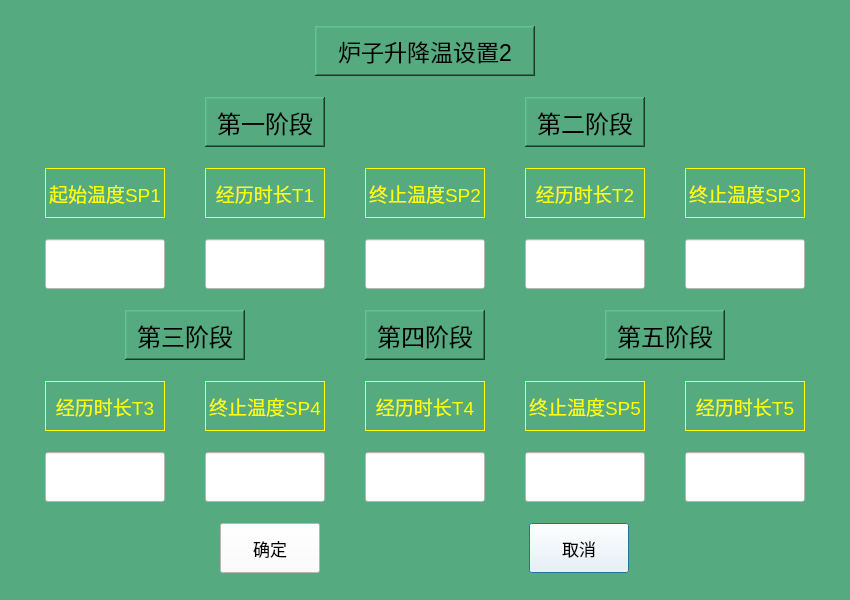
<?xml version="1.0" encoding="UTF-8"?>
<ui version="4.0">
 <class>Stove2_Temperature_Set</class>
 <widget class="QDialog" name="Stove2_Temperature_Set">
  <property name="geometry">
   <rect>
    <x>0</x>
    <y>0</y>
    <width>850</width>
    <height>600</height>
   </rect>
  </property>
  <property name="maximumSize">
   <size>
    <width>850</width>
    <height>600</height>
   </size>
  </property>
  <property name="windowTitle">
   <string>Dialog</string>
  </property>
  <property name="styleSheet">
   <string notr="true">background-color: rgb(85, 170, 127);</string>
  </property>
  <layout class="QVBoxLayout" name="verticalLayout">
   <item>
    <layout class="QHBoxLayout" name="horizontalLayout_7">
     <item>
      <spacer name="horizontalSpacer">
       <property name="orientation">
        <enum>Qt::Horizontal</enum>
       </property>
       <property name="sizeType">
        <enum>QSizePolicy::Fixed</enum>
       </property>
       <property name="sizeHint" stdset="0">
        <size>
         <width>40</width>
         <height>50</height>
        </size>
       </property>
      </spacer>
     </item>
     <item>
      <widget class="QLabel" name="label_17">
       <property name="maximumSize">
        <size>
         <width>220</width>
         <height>50</height>
        </size>
       </property>
       <property name="font">
        <font>
         <pointsize>17</pointsize>
        </font>
       </property>
       <property name="frameShape">
        <enum>QFrame::WinPanel</enum>
       </property>
       <property name="frameShadow">
        <enum>QFrame::Raised</enum>
       </property>
       <property name="text">
        <string>炉子升降温设置2</string>
       </property>
       <property name="alignment">
        <set>Qt::AlignCenter</set>
       </property>
      </widget>
     </item>
     <item>
      <spacer name="horizontalSpacer_2">
       <property name="orientation">
        <enum>Qt::Horizontal</enum>
       </property>
       <property name="sizeType">
        <enum>QSizePolicy::Fixed</enum>
       </property>
       <property name="sizeHint" stdset="0">
        <size>
         <width>40</width>
         <height>50</height>
        </size>
       </property>
      </spacer>
     </item>
    </layout>
   </item>
   <item>
    <layout class="QHBoxLayout" name="horizontalLayout_6">
     <item>
      <widget class="QLabel" name="label">
       <property name="maximumSize">
        <size>
         <width>120</width>
         <height>50</height>
        </size>
       </property>
       <property name="font">
        <font>
         <pointsize>18</pointsize>
        </font>
       </property>
       <property name="frameShape">
        <enum>QFrame::WinPanel</enum>
       </property>
       <property name="frameShadow">
        <enum>QFrame::Raised</enum>
       </property>
       <property name="text">
        <string>第一阶段</string>
       </property>
       <property name="alignment">
        <set>Qt::AlignCenter</set>
       </property>
      </widget>
     </item>
     <item>
      <widget class="QLabel" name="label_5">
       <property name="maximumSize">
        <size>
         <width>120</width>
         <height>50</height>
        </size>
       </property>
       <property name="font">
        <font>
         <pointsize>18</pointsize>
        </font>
       </property>
       <property name="frameShape">
        <enum>QFrame::WinPanel</enum>
       </property>
       <property name="frameShadow">
        <enum>QFrame::Raised</enum>
       </property>
       <property name="text">
        <string>第二阶段</string>
       </property>
       <property name="alignment">
        <set>Qt::AlignCenter</set>
       </property>
      </widget>
     </item>
    </layout>
   </item>
   <item>
    <layout class="QHBoxLayout" name="horizontalLayout_5">
     <item>
      <widget class="QLabel" name="label_2">
       <property name="maximumSize">
        <size>
         <width>120</width>
         <height>50</height>
        </size>
       </property>
       <property name="font">
        <font>
         <pointsize>14</pointsize>
        </font>
       </property>
       <property name="styleSheet">
        <string notr="true">color: rgb(255, 255, 0);</string>
       </property>
       <property name="frameShape">
        <enum>QFrame::Box</enum>
       </property>
       <property name="frameShadow">
        <enum>QFrame::Plain</enum>
       </property>
       <property name="text">
        <string>起始温度SP1</string>
       </property>
       <property name="alignment">
        <set>Qt::AlignCenter</set>
       </property>
      </widget>
     </item>
     <item>
      <widget class="QLabel" name="label_3">
       <property name="maximumSize">
        <size>
         <width>120</width>
         <height>50</height>
        </size>
       </property>
       <property name="font">
        <font>
         <pointsize>14</pointsize>
        </font>
       </property>
       <property name="styleSheet">
        <string notr="true">color: rgb(255, 255, 0);</string>
       </property>
       <property name="frameShape">
        <enum>QFrame::Box</enum>
       </property>
       <property name="frameShadow">
        <enum>QFrame::Plain</enum>
       </property>
       <property name="text">
        <string>经历时长T1</string>
       </property>
       <property name="alignment">
        <set>Qt::AlignCenter</set>
       </property>
      </widget>
     </item>
     <item>
      <widget class="QLabel" name="label_4">
       <property name="maximumSize">
        <size>
         <width>120</width>
         <height>50</height>
        </size>
       </property>
       <property name="font">
        <font>
         <pointsize>14</pointsize>
        </font>
       </property>
       <property name="styleSheet">
        <string notr="true">color: rgb(255, 255, 0);</string>
       </property>
       <property name="frameShape">
        <enum>QFrame::Box</enum>
       </property>
       <property name="frameShadow">
        <enum>QFrame::Plain</enum>
       </property>
       <property name="text">
        <string>终止温度SP2</string>
       </property>
       <property name="alignment">
        <set>Qt::AlignCenter</set>
       </property>
      </widget>
     </item>
     <item>
      <widget class="QLabel" name="label_6">
       <property name="maximumSize">
        <size>
         <width>120</width>
         <height>50</height>
        </size>
       </property>
       <property name="font">
        <font>
         <pointsize>14</pointsize>
        </font>
       </property>
       <property name="styleSheet">
        <string notr="true">color: rgb(255, 255, 0);</string>
       </property>
       <property name="frameShape">
        <enum>QFrame::Box</enum>
       </property>
       <property name="frameShadow">
        <enum>QFrame::Plain</enum>
       </property>
       <property name="text">
        <string>经历时长T2</string>
       </property>
       <property name="alignment">
        <set>Qt::AlignCenter</set>
       </property>
      </widget>
     </item>
     <item>
      <widget class="QLabel" name="label_7">
       <property name="maximumSize">
        <size>
         <width>120</width>
         <height>50</height>
        </size>
       </property>
       <property name="font">
        <font>
         <pointsize>14</pointsize>
        </font>
       </property>
       <property name="styleSheet">
        <string notr="true">color: rgb(255, 255, 0);</string>
       </property>
       <property name="frameShape">
        <enum>QFrame::Box</enum>
       </property>
       <property name="frameShadow">
        <enum>QFrame::Plain</enum>
       </property>
       <property name="text">
        <string>终止温度SP3</string>
       </property>
       <property name="alignment">
        <set>Qt::AlignCenter</set>
       </property>
      </widget>
     </item>
    </layout>
   </item>
   <item>
    <layout class="QHBoxLayout" name="horizontalLayout_4">
     <item>
      <widget class="QLineEdit" name="input_Start_Temperature">
       <property name="maximumSize">
        <size>
         <width>120</width>
         <height>50</height>
        </size>
       </property>
       <property name="font">
        <font>
         <pointsize>14</pointsize>
        </font>
       </property>
       <property name="styleSheet">
        <string notr="true">background-color: rgb(255, 255, 255);</string>
       </property>
       <property name="alignment">
        <set>Qt::AlignCenter</set>
       </property>
      </widget>
     </item>
     <item>
      <widget class="QLineEdit" name="input_Time1">
       <property name="maximumSize">
        <size>
         <width>120</width>
         <height>50</height>
        </size>
       </property>
       <property name="font">
        <font>
         <pointsize>14</pointsize>
        </font>
       </property>
       <property name="styleSheet">
        <string notr="true">background-color: rgb(255, 255, 255);</string>
       </property>
       <property name="alignment">
        <set>Qt::AlignCenter</set>
       </property>
      </widget>
     </item>
     <item>
      <widget class="QLineEdit" name="input_Terminal_Temperature1">
       <property name="maximumSize">
        <size>
         <width>120</width>
         <height>50</height>
        </size>
       </property>
       <property name="font">
        <font>
         <pointsize>14</pointsize>
        </font>
       </property>
       <property name="styleSheet">
        <string notr="true">background-color: rgb(255, 255, 255);</string>
       </property>
       <property name="alignment">
        <set>Qt::AlignCenter</set>
       </property>
      </widget>
     </item>
     <item>
      <widget class="QLineEdit" name="input_Time2">
       <property name="maximumSize">
        <size>
         <width>120</width>
         <height>50</height>
        </size>
       </property>
       <property name="font">
        <font>
         <pointsize>14</pointsize>
        </font>
       </property>
       <property name="styleSheet">
        <string notr="true">background-color: rgb(255, 255, 255);</string>
       </property>
       <property name="alignment">
        <set>Qt::AlignCenter</set>
       </property>
      </widget>
     </item>
     <item>
      <widget class="QLineEdit" name="input_Terminal_Temperature2">
       <property name="maximumSize">
        <size>
         <width>120</width>
         <height>50</height>
        </size>
       </property>
       <property name="font">
        <font>
         <pointsize>14</pointsize>
        </font>
       </property>
       <property name="styleSheet">
        <string notr="true">background-color: rgb(255, 255, 255);</string>
       </property>
       <property name="alignment">
        <set>Qt::AlignCenter</set>
       </property>
      </widget>
     </item>
    </layout>
   </item>
   <item>
    <layout class="QHBoxLayout" name="horizontalLayout">
     <item>
      <widget class="QLabel" name="label_8">
       <property name="maximumSize">
        <size>
         <width>120</width>
         <height>50</height>
        </size>
       </property>
       <property name="font">
        <font>
         <pointsize>18</pointsize>
        </font>
       </property>
       <property name="frameShape">
        <enum>QFrame::WinPanel</enum>
       </property>
       <property name="frameShadow">
        <enum>QFrame::Raised</enum>
       </property>
       <property name="text">
        <string>第三阶段</string>
       </property>
       <property name="alignment">
        <set>Qt::AlignCenter</set>
       </property>
      </widget>
     </item>
     <item>
      <widget class="QLabel" name="label_11">
       <property name="maximumSize">
        <size>
         <width>120</width>
         <height>50</height>
        </size>
       </property>
       <property name="font">
        <font>
         <pointsize>18</pointsize>
        </font>
       </property>
       <property name="frameShape">
        <enum>QFrame::WinPanel</enum>
       </property>
       <property name="frameShadow">
        <enum>QFrame::Raised</enum>
       </property>
       <property name="text">
        <string>第四阶段</string>
       </property>
       <property name="alignment">
        <set>Qt::AlignCenter</set>
       </property>
      </widget>
     </item>
     <item>
      <widget class="QLabel" name="label_14">
       <property name="maximumSize">
        <size>
         <width>120</width>
         <height>50</height>
        </size>
       </property>
       <property name="font">
        <font>
         <pointsize>18</pointsize>
        </font>
       </property>
       <property name="frameShape">
        <enum>QFrame::WinPanel</enum>
       </property>
       <property name="frameShadow">
        <enum>QFrame::Raised</enum>
       </property>
       <property name="text">
        <string>第五阶段</string>
       </property>
       <property name="alignment">
        <set>Qt::AlignCenter</set>
       </property>
      </widget>
     </item>
    </layout>
   </item>
   <item>
    <layout class="QHBoxLayout" name="horizontalLayout_2">
     <item>
      <widget class="QLabel" name="label_9">
       <property name="maximumSize">
        <size>
         <width>120</width>
         <height>50</height>
        </size>
       </property>
       <property name="font">
        <font>
         <pointsize>14</pointsize>
        </font>
       </property>
       <property name="styleSheet">
        <string notr="true">color: rgb(255, 255, 0);</string>
       </property>
       <property name="frameShape">
        <enum>QFrame::Box</enum>
       </property>
       <property name="frameShadow">
        <enum>QFrame::Plain</enum>
       </property>
       <property name="text">
        <string>经历时长T3</string>
       </property>
       <property name="alignment">
        <set>Qt::AlignCenter</set>
       </property>
      </widget>
     </item>
     <item>
      <widget class="QLabel" name="label_10">
       <property name="maximumSize">
        <size>
         <width>120</width>
         <height>50</height>
        </size>
       </property>
       <property name="font">
        <font>
         <pointsize>14</pointsize>
        </font>
       </property>
       <property name="styleSheet">
        <string notr="true">color: rgb(255, 255, 0);</string>
       </property>
       <property name="frameShape">
        <enum>QFrame::Box</enum>
       </property>
       <property name="frameShadow">
        <enum>QFrame::Plain</enum>
       </property>
       <property name="text">
        <string>终止温度SP4</string>
       </property>
       <property name="alignment">
        <set>Qt::AlignCenter</set>
       </property>
      </widget>
     </item>
     <item>
      <widget class="QLabel" name="label_12">
       <property name="maximumSize">
        <size>
         <width>120</width>
         <height>50</height>
        </size>
       </property>
       <property name="font">
        <font>
         <pointsize>14</pointsize>
        </font>
       </property>
       <property name="styleSheet">
        <string notr="true">color: rgb(255, 255, 0);</string>
       </property>
       <property name="frameShape">
        <enum>QFrame::Box</enum>
       </property>
       <property name="frameShadow">
        <enum>QFrame::Plain</enum>
       </property>
       <property name="text">
        <string>经历时长T4</string>
       </property>
       <property name="alignment">
        <set>Qt::AlignCenter</set>
       </property>
      </widget>
     </item>
     <item>
      <widget class="QLabel" name="label_13">
       <property name="maximumSize">
        <size>
         <width>120</width>
         <height>50</height>
        </size>
       </property>
       <property name="font">
        <font>
         <pointsize>14</pointsize>
        </font>
       </property>
       <property name="styleSheet">
        <string notr="true">color: rgb(255, 255, 0);</string>
       </property>
       <property name="frameShape">
        <enum>QFrame::Box</enum>
       </property>
       <property name="frameShadow">
        <enum>QFrame::Plain</enum>
       </property>
       <property name="text">
        <string>终止温度SP5</string>
       </property>
       <property name="alignment">
        <set>Qt::AlignCenter</set>
       </property>
      </widget>
     </item>
     <item>
      <widget class="QLabel" name="label_15">
       <property name="maximumSize">
        <size>
         <width>120</width>
         <height>50</height>
        </size>
       </property>
       <property name="font">
        <font>
         <pointsize>14</pointsize>
        </font>
       </property>
       <property name="styleSheet">
        <string notr="true">color: rgb(255, 255, 0);</string>
       </property>
       <property name="frameShape">
        <enum>QFrame::Box</enum>
       </property>
       <property name="frameShadow">
        <enum>QFrame::Plain</enum>
       </property>
       <property name="text">
        <string>经历时长T5</string>
       </property>
       <property name="alignment">
        <set>Qt::AlignCenter</set>
       </property>
      </widget>
     </item>
    </layout>
   </item>
   <item>
    <layout class="QHBoxLayout" name="horizontalLayout_3">
     <item>
      <widget class="QLineEdit" name="input_Time3">
       <property name="maximumSize">
        <size>
         <width>120</width>
         <height>50</height>
        </size>
       </property>
       <property name="font">
        <font>
         <pointsize>14</pointsize>
        </font>
       </property>
       <property name="styleSheet">
        <string notr="true">background-color: rgb(255, 255, 255);</string>
       </property>
       <property name="alignment">
        <set>Qt::AlignCenter</set>
       </property>
      </widget>
     </item>
     <item>
      <widget class="QLineEdit" name="input_Terminal_Temperature3">
       <property name="maximumSize">
        <size>
         <width>120</width>
         <height>50</height>
        </size>
       </property>
       <property name="font">
        <font>
         <pointsize>14</pointsize>
        </font>
       </property>
       <property name="styleSheet">
        <string notr="true">background-color: rgb(255, 255, 255);</string>
       </property>
       <property name="alignment">
        <set>Qt::AlignCenter</set>
       </property>
      </widget>
     </item>
     <item>
      <widget class="QLineEdit" name="input_Time4">
       <property name="maximumSize">
        <size>
         <width>120</width>
         <height>50</height>
        </size>
       </property>
       <property name="font">
        <font>
         <pointsize>14</pointsize>
        </font>
       </property>
       <property name="styleSheet">
        <string notr="true">background-color: rgb(255, 255, 255);</string>
       </property>
       <property name="alignment">
        <set>Qt::AlignCenter</set>
       </property>
      </widget>
     </item>
     <item>
      <widget class="QLineEdit" name="input_Terminal_Temperature4">
       <property name="maximumSize">
        <size>
         <width>120</width>
         <height>50</height>
        </size>
       </property>
       <property name="font">
        <font>
         <pointsize>14</pointsize>
        </font>
       </property>
       <property name="styleSheet">
        <string notr="true">background-color: rgb(255, 255, 255);</string>
       </property>
       <property name="alignment">
        <set>Qt::AlignCenter</set>
       </property>
      </widget>
     </item>
     <item>
      <widget class="QLineEdit" name="input_Time5">
       <property name="maximumSize">
        <size>
         <width>120</width>
         <height>50</height>
        </size>
       </property>
       <property name="font">
        <font>
         <pointsize>14</pointsize>
        </font>
       </property>
       <property name="styleSheet">
        <string notr="true">background-color: rgb(255, 255, 255);</string>
       </property>
       <property name="alignment">
        <set>Qt::AlignCenter</set>
       </property>
      </widget>
     </item>
    </layout>
   </item>
   <item>
    <layout class="QHBoxLayout" name="horizontalLayout_8">
     <property name="spacing">
      <number>0</number>
     </property>
     <property name="leftMargin">
      <number>0</number>
     </property>
     <item>
      <widget class="QPushButton" name="stove2_Temperature_Set_OkBtn">
       <property name="sizePolicy">
        <sizepolicy hsizetype="Minimum" vsizetype="Minimum">
         <horstretch>0</horstretch>
         <verstretch>0</verstretch>
        </sizepolicy>
       </property>
       <property name="maximumSize">
        <size>
         <width>100</width>
         <height>50</height>
        </size>
       </property>
       <property name="font">
        <font>
         <pointsize>13</pointsize>
        </font>
       </property>
       <property name="styleSheet">
        <string notr="true">background-color: rgb(255, 255, 255);</string>
       </property>
       <property name="text">
        <string>确定</string>
       </property>
       <property name="default">
        <bool>true</bool>
       </property>
      </widget>
     </item>
     <item>
      <widget class="QPushButton" name="stove2_Temperature_Set_QuitBtn">
       <property name="sizePolicy">
        <sizepolicy hsizetype="Minimum" vsizetype="Minimum">
         <horstretch>0</horstretch>
         <verstretch>0</verstretch>
        </sizepolicy>
       </property>
       <property name="maximumSize">
        <size>
         <width>100</width>
         <height>50</height>
        </size>
       </property>
       <property name="font">
        <font>
         <pointsize>13</pointsize>
        </font>
       </property>
       <property name="styleSheet">
        <string notr="true">background-color: rgb(255, 255, 255);</string>
       </property>
       <property name="text">
        <string>取消</string>
       </property>
       <property name="default">
        <bool>true</bool>
       </property>
      </widget>
     </item>
    </layout>
   </item>
  </layout>
 </widget>
 <resources/>
 <connections/>
</ui>
